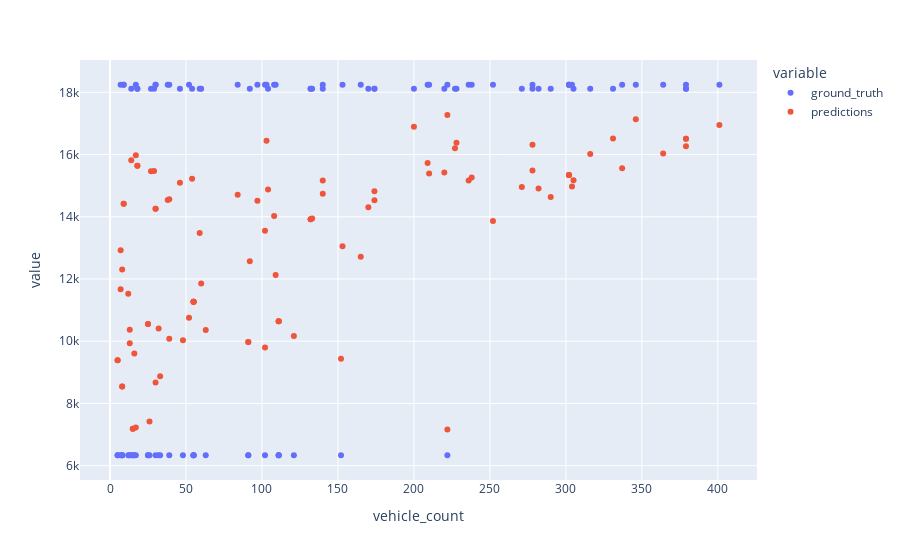

The cell this chart's notebook holds for it:
### Markdown cell above
### Random val samples

### Code cell
preds = []
ground_truth = []
vehicle_counts = []


for i in range(100):
    random_idx = np.random.randint(0,len(val_data))
    x, y = val_data[random_idx]
    vehicle_counts.append(x[0])
    ground_truth.append(float(y))
    pred_y = float(nn_model(x)[0])
    preds.append(pred_y)

df = pd.DataFrame({'vehicle_count': vehicle_counts, 'ground_truth': ground_truth, 'predictions': preds})

px.scatter(df, x='vehicle_count', y=['ground_truth', 'predictions'])
